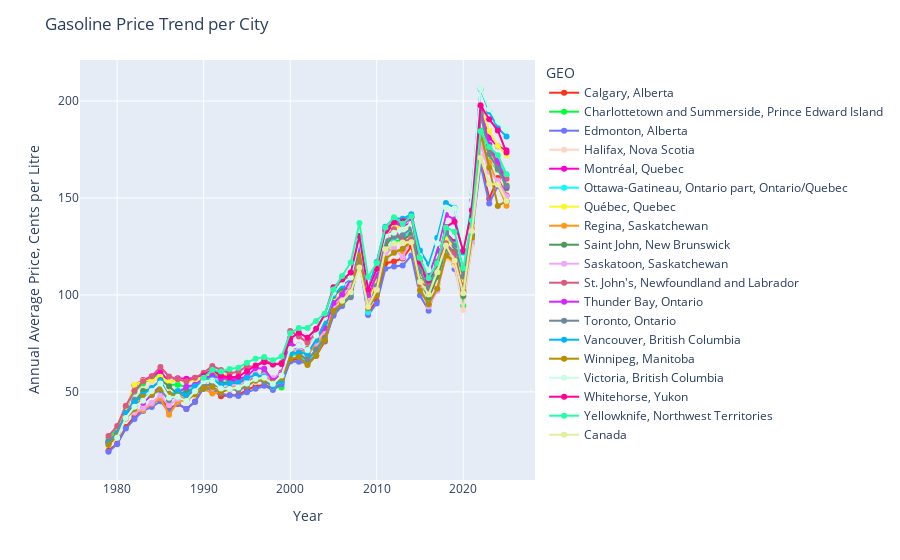

Notebook code for this chart:
### Code cell
fig = px.line(price_bycity
                   ,x='Year', y = "Value", 
                   color = "GEO", color_discrete_sequence=px.colors.qualitative.Light24)
fig.update_traces(mode='markers+lines')
fig.update_layout(
    title="Gasoline Price Trend per City",
    xaxis_title="Year",
    yaxis_title="Annual Average Price, Cents per Litre")
fig.show()
